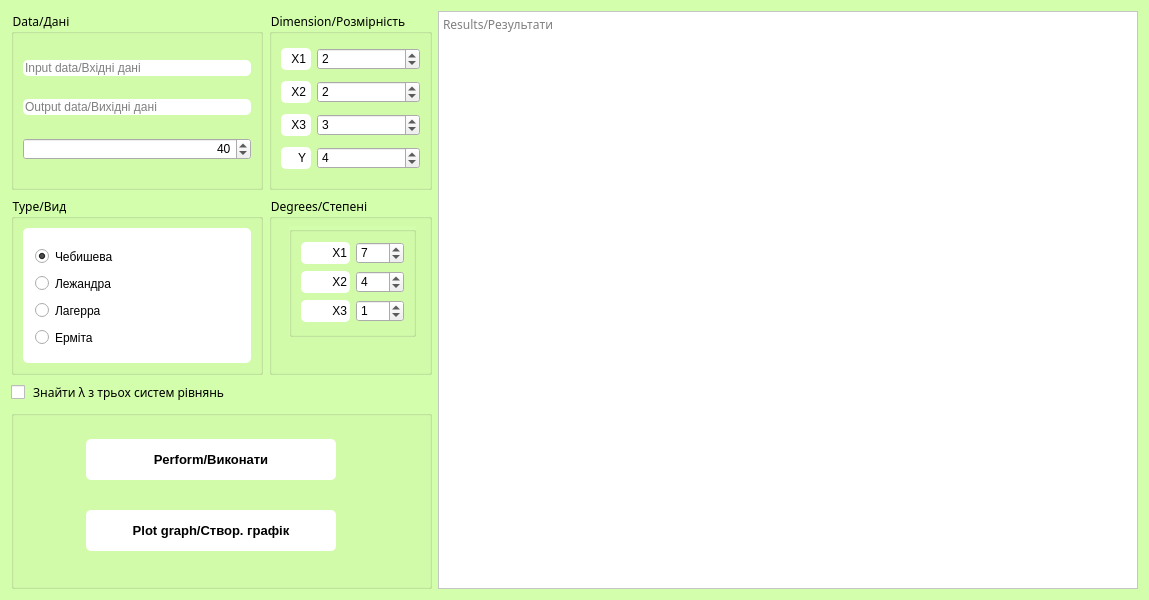
<?xml version="1.0" encoding="UTF-8"?>
<ui version="4.0">
 <class>Form</class>
 <widget class="QWidget" name="Form">
  <property name="geometry">
   <rect>
    <x>0</x>
    <y>0</y>
    <width>1149</width>
    <height>600</height>
   </rect>
  </property>
  <property name="palette">
   <palette>
    <active>
     <colorrole role="Button">
      <brush brushstyle="SolidPattern">
       <color alpha="255">
        <red>211</red>
        <green>254</green>
        <blue>171</blue>
       </color>
      </brush>
     </colorrole>
     <colorrole role="Base">
      <brush brushstyle="SolidPattern">
       <color alpha="255">
        <red>211</red>
        <green>254</green>
        <blue>171</blue>
       </color>
      </brush>
     </colorrole>
     <colorrole role="Window">
      <brush brushstyle="SolidPattern">
       <color alpha="255">
        <red>211</red>
        <green>254</green>
        <blue>171</blue>
       </color>
      </brush>
     </colorrole>
    </active>
    <inactive>
     <colorrole role="Button">
      <brush brushstyle="SolidPattern">
       <color alpha="255">
        <red>211</red>
        <green>254</green>
        <blue>171</blue>
       </color>
      </brush>
     </colorrole>
     <colorrole role="Base">
      <brush brushstyle="SolidPattern">
       <color alpha="255">
        <red>211</red>
        <green>254</green>
        <blue>171</blue>
       </color>
      </brush>
     </colorrole>
     <colorrole role="Window">
      <brush brushstyle="SolidPattern">
       <color alpha="255">
        <red>211</red>
        <green>254</green>
        <blue>171</blue>
       </color>
      </brush>
     </colorrole>
    </inactive>
    <disabled>
     <colorrole role="Button">
      <brush brushstyle="SolidPattern">
       <color alpha="255">
        <red>211</red>
        <green>254</green>
        <blue>171</blue>
       </color>
      </brush>
     </colorrole>
     <colorrole role="Base">
      <brush brushstyle="SolidPattern">
       <color alpha="255">
        <red>211</red>
        <green>254</green>
        <blue>171</blue>
       </color>
      </brush>
     </colorrole>
     <colorrole role="Window">
      <brush brushstyle="SolidPattern">
       <color alpha="255">
        <red>211</red>
        <green>254</green>
        <blue>171</blue>
       </color>
      </brush>
     </colorrole>
    </disabled>
   </palette>
  </property>
  <property name="font">
   <font>
    <family>Microsoft New Tai Lue</family>
    <weight>50</weight>
    <bold>false</bold>
   </font>
  </property>
  <property name="windowTitle">
   <string>Form1</string>
  </property>
  <property name="autoFillBackground">
   <bool>false</bool>
  </property>
  <property name="styleSheet">
   <string notr="true">background-color: rgb(211, 254, 171)</string>
  </property>
  <layout class="QGridLayout" name="gridLayout_2">
   <property name="sizeConstraint">
    <enum>QLayout::SetNoConstraint</enum>
   </property>
   <item row="0" column="1">
    <widget class="QGroupBox" name="groupBox_2">
     <property name="sizePolicy">
      <sizepolicy hsizetype="Fixed" vsizetype="Preferred">
       <horstretch>0</horstretch>
       <verstretch>0</verstretch>
      </sizepolicy>
     </property>
     <property name="palette">
      <palette>
       <active>
        <colorrole role="Button">
         <brush brushstyle="SolidPattern">
          <color alpha="0">
           <red>255</red>
           <green>178</green>
           <blue>102</blue>
          </color>
         </brush>
        </colorrole>
        <colorrole role="Base">
         <brush brushstyle="SolidPattern">
          <color alpha="0">
           <red>255</red>
           <green>178</green>
           <blue>102</blue>
          </color>
         </brush>
        </colorrole>
        <colorrole role="Window">
         <brush brushstyle="SolidPattern">
          <color alpha="0">
           <red>255</red>
           <green>178</green>
           <blue>102</blue>
          </color>
         </brush>
        </colorrole>
       </active>
       <inactive>
        <colorrole role="Button">
         <brush brushstyle="SolidPattern">
          <color alpha="0">
           <red>255</red>
           <green>178</green>
           <blue>102</blue>
          </color>
         </brush>
        </colorrole>
        <colorrole role="Base">
         <brush brushstyle="SolidPattern">
          <color alpha="0">
           <red>255</red>
           <green>178</green>
           <blue>102</blue>
          </color>
         </brush>
        </colorrole>
        <colorrole role="Window">
         <brush brushstyle="SolidPattern">
          <color alpha="0">
           <red>255</red>
           <green>178</green>
           <blue>102</blue>
          </color>
         </brush>
        </colorrole>
       </inactive>
       <disabled>
        <colorrole role="Button">
         <brush brushstyle="SolidPattern">
          <color alpha="0">
           <red>255</red>
           <green>178</green>
           <blue>102</blue>
          </color>
         </brush>
        </colorrole>
        <colorrole role="Base">
         <brush brushstyle="SolidPattern">
          <color alpha="0">
           <red>255</red>
           <green>178</green>
           <blue>102</blue>
          </color>
         </brush>
        </colorrole>
        <colorrole role="Window">
         <brush brushstyle="SolidPattern">
          <color alpha="0">
           <red>255</red>
           <green>178</green>
           <blue>102</blue>
          </color>
         </brush>
        </colorrole>
       </disabled>
      </palette>
     </property>
     <property name="styleSheet">
      <string notr="true">background-color: rgba(255, 178, 102, 0);</string>
     </property>
     <property name="title">
      <string>Dimension/Розмірність</string>
     </property>
     <layout class="QGridLayout" name="gridLayout_3">
      <item row="2" column="0">
       <widget class="QLabel" name="label_4">
        <property name="styleSheet">
         <string notr="true">background-color: rgb(255, 255, 255);
padding-right: 2px;
border-radius: 5px;</string>
        </property>
        <property name="text">
         <string>X3</string>
        </property>
        <property name="alignment">
         <set>Qt::AlignRight|Qt::AlignTrailing|Qt::AlignVCenter</set>
        </property>
       </widget>
      </item>
      <item row="0" column="1">
       <widget class="QSpinBox" name="x1_dim">
        <property name="styleSheet">
         <string notr="true">background-color: rgb(255);</string>
        </property>
        <property name="value">
         <number>2</number>
        </property>
       </widget>
      </item>
      <item row="0" column="0">
       <widget class="QLabel" name="label_2">
        <property name="maximumSize">
         <size>
          <width>30</width>
          <height>16777215</height>
         </size>
        </property>
        <property name="styleSheet">
         <string notr="true">background-color: rgb(255, 255, 255);
padding-right: 2px;
border-radius: 5px;</string>
        </property>
        <property name="text">
         <string>X1</string>
        </property>
        <property name="alignment">
         <set>Qt::AlignRight|Qt::AlignTrailing|Qt::AlignVCenter</set>
        </property>
       </widget>
      </item>
      <item row="3" column="1">
       <widget class="QSpinBox" name="y_dim">
        <property name="styleSheet">
         <string notr="true">background-color: rgb(255);</string>
        </property>
        <property name="value">
         <number>4</number>
        </property>
       </widget>
      </item>
      <item row="1" column="0">
       <widget class="QLabel" name="label_3">
        <property name="styleSheet">
         <string notr="true">background-color: rgb(255, 255, 255);
padding-right: 2px;
border-radius: 5px;</string>
        </property>
        <property name="text">
         <string>X2</string>
        </property>
        <property name="alignment">
         <set>Qt::AlignRight|Qt::AlignTrailing|Qt::AlignVCenter</set>
        </property>
       </widget>
      </item>
      <item row="3" column="0">
       <widget class="QLabel" name="label_5">
        <property name="styleSheet">
         <string notr="true">background-color: rgb(255, 255, 255);
padding-right: 2px;
border-radius: 5px;</string>
        </property>
        <property name="text">
         <string>Y</string>
        </property>
        <property name="alignment">
         <set>Qt::AlignRight|Qt::AlignTrailing|Qt::AlignVCenter</set>
        </property>
       </widget>
      </item>
      <item row="1" column="1">
       <widget class="QSpinBox" name="x2_dim">
        <property name="styleSheet">
         <string notr="true">background-color: rgb(255);</string>
        </property>
        <property name="value">
         <number>2</number>
        </property>
       </widget>
      </item>
      <item row="2" column="1">
       <widget class="QSpinBox" name="x3_dim">
        <property name="styleSheet">
         <string notr="true">background-color: rgb(255);</string>
        </property>
        <property name="value">
         <number>3</number>
        </property>
       </widget>
      </item>
     </layout>
    </widget>
   </item>
   <item row="0" column="0">
    <widget class="QGroupBox" name="groupBox">
     <property name="enabled">
      <bool>true</bool>
     </property>
     <property name="palette">
      <palette>
       <active>
        <colorrole role="Button">
         <brush brushstyle="SolidPattern">
          <color alpha="0">
           <red>255</red>
           <green>244</green>
           <blue>75</blue>
          </color>
         </brush>
        </colorrole>
        <colorrole role="Base">
         <brush brushstyle="SolidPattern">
          <color alpha="0">
           <red>255</red>
           <green>244</green>
           <blue>75</blue>
          </color>
         </brush>
        </colorrole>
        <colorrole role="Window">
         <brush brushstyle="SolidPattern">
          <color alpha="0">
           <red>255</red>
           <green>244</green>
           <blue>75</blue>
          </color>
         </brush>
        </colorrole>
       </active>
       <inactive>
        <colorrole role="Button">
         <brush brushstyle="SolidPattern">
          <color alpha="0">
           <red>255</red>
           <green>244</green>
           <blue>75</blue>
          </color>
         </brush>
        </colorrole>
        <colorrole role="Base">
         <brush brushstyle="SolidPattern">
          <color alpha="0">
           <red>255</red>
           <green>244</green>
           <blue>75</blue>
          </color>
         </brush>
        </colorrole>
        <colorrole role="Window">
         <brush brushstyle="SolidPattern">
          <color alpha="0">
           <red>255</red>
           <green>244</green>
           <blue>75</blue>
          </color>
         </brush>
        </colorrole>
       </inactive>
       <disabled>
        <colorrole role="Button">
         <brush brushstyle="SolidPattern">
          <color alpha="0">
           <red>255</red>
           <green>244</green>
           <blue>75</blue>
          </color>
         </brush>
        </colorrole>
        <colorrole role="Base">
         <brush brushstyle="SolidPattern">
          <color alpha="0">
           <red>255</red>
           <green>244</green>
           <blue>75</blue>
          </color>
         </brush>
        </colorrole>
        <colorrole role="Window">
         <brush brushstyle="SolidPattern">
          <color alpha="0">
           <red>255</red>
           <green>244</green>
           <blue>75</blue>
          </color>
         </brush>
        </colorrole>
       </disabled>
      </palette>
     </property>
     <property name="focusPolicy">
      <enum>Qt::WheelFocus</enum>
     </property>
     <property name="layoutDirection">
      <enum>Qt::LeftToRight</enum>
     </property>
     <property name="styleSheet">
      <string notr="true">max-width: 250px;
background-color: rgba(255, 244, 75, 0)</string>
     </property>
     <property name="title">
      <string>Data/Дані</string>
     </property>
     <layout class="QVBoxLayout" name="verticalLayout_2">
      <property name="sizeConstraint">
       <enum>QLayout::SetNoConstraint</enum>
      </property>
      <item>
       <widget class="QLineEdit" name="line_input">
        <property name="styleSheet">
         <string notr="true">background-color: rgb(255);
border-radius: 5px;</string>
        </property>
        <property name="text">
         <string/>
        </property>
        <property name="placeholderText">
         <string>Input data/Вхідні дані</string>
        </property>
       </widget>
      </item>
      <item>
       <widget class="QLineEdit" name="line_output">
        <property name="styleSheet">
         <string notr="true">background-color: rgb(255);
border-radius: 5px;</string>
        </property>
        <property name="text">
         <string/>
        </property>
        <property name="placeholderText">
         <string>Output data/Вихідні дані</string>
        </property>
       </widget>
      </item>
      <item>
       <widget class="QSpinBox" name="sample_spin">
        <property name="sizePolicy">
         <sizepolicy hsizetype="Minimum" vsizetype="Fixed">
          <horstretch>0</horstretch>
          <verstretch>0</verstretch>
         </sizepolicy>
        </property>
        <property name="maximumSize">
         <size>
          <width>252</width>
          <height>16777215</height>
         </size>
        </property>
        <property name="layoutDirection">
         <enum>Qt::LeftToRight</enum>
        </property>
        <property name="styleSheet">
         <string notr="true">background-color: rgb(255);
position: absolute;
right: 20px;</string>
        </property>
        <property name="alignment">
         <set>Qt::AlignRight|Qt::AlignTrailing|Qt::AlignVCenter</set>
        </property>
        <property name="maximum">
         <number>99999</number>
        </property>
        <property name="value">
         <number>40</number>
        </property>
       </widget>
      </item>
     </layout>
    </widget>
   </item>
   <item row="1" column="0">
    <widget class="QGroupBox" name="groupBox_5">
     <property name="title">
      <string>Type/Вид</string>
     </property>
     <layout class="QHBoxLayout" name="horizontalLayout">
      <item>
       <widget class="QGroupBox" name="groupBox_3">
        <property name="styleSheet">
         <string notr="true">background-color: rgb(255, 255, 255);
border-radius: 5px;</string>
        </property>
        <property name="title">
         <string/>
        </property>
        <layout class="QVBoxLayout" name="verticalLayout">
         <item>
          <widget class="QRadioButton" name="radio_cheb">
           <property name="styleSheet">
            <string notr="true">background-color: rgb(255, 255, 255);
padding-right: 2px;
border-radius: 5px;</string>
           </property>
           <property name="text">
            <string>Чебишева</string>
           </property>
           <property name="checked">
            <bool>true</bool>
           </property>
          </widget>
         </item>
         <item>
          <widget class="QRadioButton" name="radio_legend">
           <property name="styleSheet">
            <string notr="true">background-color: rgb(255, 255, 255);
padding-right: 2px;
border-radius: 5px;</string>
           </property>
           <property name="text">
            <string>Лежандра</string>
           </property>
          </widget>
         </item>
         <item>
          <widget class="QRadioButton" name="radio_lagg">
           <property name="styleSheet">
            <string notr="true">background-color: rgb(255, 255, 255);
padding-right: 2px;
border-radius: 5px;</string>
           </property>
           <property name="text">
            <string>Лагерра</string>
           </property>
          </widget>
         </item>
         <item>
          <widget class="QRadioButton" name="radio_herm">
           <property name="styleSheet">
            <string notr="true">background-color: rgb(255, 255, 255);
padding-right: 2px;
border-radius: 5px;</string>
           </property>
           <property name="text">
            <string>Ерміта</string>
           </property>
          </widget>
         </item>
        </layout>
       </widget>
      </item>
     </layout>
    </widget>
   </item>
   <item row="3" column="0" colspan = "2">
    <widget class="QGroupBox" name="groupBox_7">
     <property name="title">
      <string/>
     </property>
     <widget class="QPushButton" name="exec_button">
      <property name="geometry">
       <rect>
        <x>75</x>
        <y>29</y>
        <!--170:2 = 85, 85-37 = 48, 48/2 = 24-->
        <width>250</width>
        <height>41</height>
       </rect>
      </property>
      <property name="minimumSize">
       <size>
        <width>0</width>
        <height>32</height>
       </size>
      </property>
      <property name="baseSize">
       <size>
        <width>1</width>
        <height>32</height>
       </size>
      </property>
      <property name="font">
       <font>
        <pointsize>10</pointsize>
        <weight>100</weight>
        <bold>true</bold>
       </font>
      </property>
      <property name="autoFillBackground">
       <bool>false</bool>
      </property>
      <property name="styleSheet">
       <string notr="true">background-color: rgb(255, 255, 255);
border-radius: 5px;</string>
      </property>
      <property name="text">
       <string>Perform/Виконати</string>
      </property>
      <property name="default">
       <bool>true</bool>
      </property>
      <property name="flat">
       <bool>false</bool>
      </property>
     </widget>
     <widget class="QPushButton" name="plot_button">
      <property name="enabled">
       <bool>true</bool>
      </property>
      <property name="geometry">
       <rect>
        <x>75</x>
        <y>100</y>
        <width>250</width>
        <height>41</height>
       </rect>
      </property>
      <property name="sizePolicy">
       <sizepolicy hsizetype="Fixed" vsizetype="Fixed">
        <horstretch>0</horstretch>
        <verstretch>0</verstretch>
       </sizepolicy>
      </property>
      <property name="minimumSize">
       <size>
        <width>100</width>
        <height>32</height>
       </size>
      </property>
      <property name="baseSize">
       <size>
        <width>0</width>
        <height>0</height>
       </size>
      </property>
      <property name="font">
       <font>
        <pointsize>10</pointsize>
        <weight>100</weight>
        <bold>true</bold>
       </font>
      </property>
      <property name="styleSheet">
       <string notr="true">background-color: rgb(255, 255, 255);
border-radius: 5px;</string>
      </property>
      <property name="text">
       <string>Plot graph/Створ. графік</string>
      </property>
     </widget>
    </widget>
   </item>
   <item row="1" column="1">
    <widget class="QGroupBox" name="groupBox_4">
     <property name="title">
      <string>Degrees/Степені</string>
     </property>
     <widget class="QGroupBox" name="groupBox_6">
      <property name="geometry">
       <rect>
        <x>20</x>
        <y>30</y>
        <width>127</width>
        <height>111</height>
       </rect>
      </property>
      <property name="styleSheet">
       <string notr="true"/>
      </property>
      <property name="title">
       <string/>
      </property>
      <layout class="QGridLayout" name="gridLayout_4">
       <item row="0" column="1">
        <widget class="QSpinBox" name="x1_deg">
         <property name="styleSheet">
          <string notr="true">background-color: rgb(255);</string>
         </property>
         <property name="value">
          <number>7</number>
         </property>
        </widget>
       </item>
       <item row="1" column="1">
        <widget class="QSpinBox" name="x2_deg">
         <property name="styleSheet">
          <string notr="true">background-color: rgb(255);</string>
         </property>
         <property name="value">
          <number>4</number>
         </property>
        </widget>
       </item>
       <item row="2" column="1">
        <widget class="QSpinBox" name="x3_deg">
         <property name="styleSheet">
          <string notr="true">background-color: rgb(255);</string>
         </property>
         <property name="value">
          <number>1</number>
         </property>
        </widget>
       </item>
       <item row="2" column="0">
        <widget class="QLabel" name="label_7">
         <property name="styleSheet">
          <string notr="true">background-color: rgb(255,255,255);
border-radius: 5px;
padding-left: 2px;</string>
         </property>
         <property name="text">
          <string>X3</string>
         </property>
         <property name="alignment">
          <set>Qt::AlignRight|Qt::AlignTrailing|Qt::AlignVCenter</set>
         </property>
        </widget>
       </item>
       <item row="0" column="0">
        <widget class="QLabel" name="label_6">
         <property name="styleSheet">
          <string notr="true">background-color: rgb(255,255,255);
border-radius: 5px;
padding-left: 2px;</string>
         </property>
         <property name="text">
          <string>X1</string>
         </property>
         <property name="alignment">
          <set>Qt::AlignRight|Qt::AlignTrailing|Qt::AlignVCenter</set>
         </property>
        </widget>
       </item>
       <item row="1" column="0">
        <widget class="QLabel" name="label_8">
         <property name="styleSheet">
          <string notr="true">background-color: rgb(255,255,255);
border-radius: 5px;
padding-left: 2px;</string>
         </property>
         <property name="text">
          <string>X2</string>
         </property>
         <property name="alignment">
          <set>Qt::AlignRight|Qt::AlignTrailing|Qt::AlignVCenter</set>
         </property>
        </widget>
       </item>
      </layout>
     </widget>
    </widget>
   </item>
   <item row="0" column="2" rowspan="4">
    <widget class="QTextBrowser" name="results_field">
     <property name="autoFillBackground">
      <bool>false</bool>
     </property>
     <property name="styleSheet">
      <string notr="true">background-color: rgb(255, 255, 255);</string>
     </property>
     <property name="lineWrapMode">
      <enum>QTextEdit::NoWrap</enum>
     </property>
     <property name="readOnly">
      <bool>true</bool>
     </property>
     <property name="html">
      <string>&lt;!DOCTYPE HTML PUBLIC &quot;-//W3C//DTD HTML 4.0//EN&quot; &quot;http://www.w3.org/TR/REC-html40/strict.dtd&quot;&gt;
&lt;html&gt;&lt;head&gt;&lt;meta name=&quot;qrichtext&quot; content=&quot;1&quot; /&gt;&lt;style type=&quot;text/css&quot;&gt;
p, li { white-space: pre-wrap; }
&lt;/style&gt;&lt;/head&gt;&lt;body style=&quot; font-family:'.AppleSystemUIFont'; font-size:13pt; font-weight:400; font-style:normal;&quot;&gt;
&lt;p style=&quot;-qt-paragraph-type:empty; margin-top:0px; margin-bottom:0px; margin-left:0px; margin-right:0px; -qt-block-indent:0; text-indent:0px; font-family:'.Menio Regular'; font-size:10pt;&quot;&gt;&lt;br /&gt;&lt;/p&gt;&lt;/body&gt;&lt;/html&gt;</string>
     </property>
     <property name="placeholderText">
      <string>Results/Результати</string>
     </property>
    </widget>
   </item>
   <!-- <item row="1" column="0">
    <widget class="QGroupBox" name="groupBox_8">
     <property name="minimumSize">
      <size>
       <width>0</width>
       <height>90</height>
      </size>
     </property>
     <property name="title">
      <string>Ваги</string>
     </property>
     <widget class="QRadioButton" name="radio_avg">
      <property name="geometry">
       <rect>
        <x>10</x>
        <y>30</y>
        <width>221</width>
        <height>20</height>
       </rect>
      </property>
      <property name="text">
       <string>Середнє арифметичне</string>
      </property>
      <property name="checked">
       <bool>true</bool>
      </property>
     </widget>
     <widget class="QRadioButton" name="radio_norm">
      <property name="geometry">
       <rect>
        <x>10</x>
        <y>60</y>
        <width>221</width>
        <height>20</height>
       </rect>
      </property>
      <property name="text">
       <string>Нормоване значення</string>
      </property>
     </widget>
    </widget>
   </item> -->
   <item row="2" column="0" colspan = "2">
    <widget class="QCheckBox" name="lambda_check">
     <property name="autoFillBackground">
      <bool>false</bool>
     </property>
     <property name="styleSheet">
      <string notr="true">background-color: rgb(255); </string>
     </property>
     <property name="text">
      <string> Знайти λ з трьох систем рівнянь</string>
     </property>
    </widget>
   </item>
  </layout>
 </widget>
 <tabstops>
  <tabstop>radio_cheb</tabstop>
  <tabstop>radio_legend</tabstop>
  <tabstop>radio_lagg</tabstop>
  <tabstop>radio_herm</tabstop>
  <tabstop>x1_dim</tabstop>
  <tabstop>x2_dim</tabstop>
  <tabstop>x3_dim</tabstop>
  <tabstop>y_dim</tabstop>
  <tabstop>line_input</tabstop>
  <tabstop>line_output</tabstop>
  <tabstop>results_field</tabstop>
 </tabstops>
 <resources/>
 <connections>
  <connection>
   <sender>sample_spin</sender>
   <signal>valueChanged(int)</signal>
   <receiver>Form</receiver>
   <slot>samples_modified(int)</slot>
   <hints>
    <hint type="sourcelabel">
     <x>248</x>
     <y>138</y>
    </hint>
    <hint type="destinationlabel">
     <x>309</x>
     <y>199</y>
    </hint>
   </hints>
  </connection>
  <connection>
   <sender>x1_dim</sender>
   <signal>valueChanged(int)</signal>
   <receiver>Form</receiver>
   <slot>dimension_modified(int)</slot>
   <hints>
    <hint type="sourcelabel">
     <x>361</x>
     <y>44</y>
    </hint>
    <hint type="destinationlabel">
     <x>309</x>
     <y>199</y>
    </hint>
   </hints>
  </connection>
  <connection>
   <sender>x2_dim</sender>
   <signal>valueChanged(int)</signal>
   <receiver>Form</receiver>
   <slot>dimension_modified(int)</slot>
   <hints>
    <hint type="sourcelabel">
     <x>361</x>
     <y>78</y>
    </hint>
    <hint type="destinationlabel">
     <x>309</x>
     <y>199</y>
    </hint>
   </hints>
  </connection>
  <connection>
   <sender>x3_dim</sender>
   <signal>valueChanged(int)</signal>
   <receiver>Form</receiver>
   <slot>dimension_modified(int)</slot>
   <hints>
    <hint type="sourcelabel">
     <x>361</x>
     <y>112</y>
    </hint>
    <hint type="destinationlabel">
     <x>309</x>
     <y>199</y>
    </hint>
   </hints>
  </connection>
  <connection>
   <sender>radio_cheb</sender>
   <signal>toggled(bool)</signal>
   <receiver>Form</receiver>
   <slot>type_modified(bool)</slot>
   <hints>
    <hint type="sourcelabel">
     <x>831</x>
     <y>65</y>
    </hint>
    <hint type="destinationlabel">
     <x>309</x>
     <y>199</y>
    </hint>
   </hints>
  </connection>
  <connection>
   <sender>radio_herm</sender>
   <signal>toggled(bool)</signal>
   <receiver>Form</receiver>
   <slot>type_modified(bool)</slot>
   <hints>
    <hint type="sourcelabel">
     <x>831</x>
     <y>134</y>
    </hint>
    <hint type="destinationlabel">
     <x>309</x>
     <y>199</y>
    </hint>
   </hints>
  </connection>
  <connection>
   <sender>radio_lagg</sender>
   <signal>toggled(bool)</signal>
   <receiver>Form</receiver>
   <slot>type_modified(bool)</slot>
   <hints>
    <hint type="sourcelabel">
     <x>831</x>
     <y>111</y>
    </hint>
    <hint type="destinationlabel">
     <x>309</x>
     <y>199</y>
    </hint>
   </hints>
  </connection>
  <connection>
   <sender>radio_legend</sender>
   <signal>toggled(bool)</signal>
   <receiver>Form</receiver>
   <slot>type_modified(bool)</slot>
   <hints>
    <hint type="sourcelabel">
     <x>831</x>
     <y>88</y>
    </hint>
    <hint type="destinationlabel">
     <x>309</x>
     <y>199</y>
    </hint>
   </hints>
  </connection>
  <connection>
   <sender>Form</sender>
   <signal>output_changed(QString)</signal>
   <receiver>line_output</receiver>
   <slot>setText(QString)</slot>
   <hints>
    <hint type="sourcelabel">
     <x>309</x>
     <y>199</y>
    </hint>
    <hint type="destinationlabel">
     <x>248</x>
     <y>98</y>
    </hint>
   </hints>
  </connection>
  <connection>
   <sender>Form</sender>
   <signal>input_changed(QString)</signal>
   <receiver>line_input</receiver>
   <slot>setText(QString)</slot>
   <hints>
    <hint type="sourcelabel">
     <x>309</x>
     <y>199</y>
    </hint>
    <hint type="destinationlabel">
     <x>248</x>
     <y>60</y>
    </hint>
   </hints>
  </connection>
  <connection>
   <sender>line_input</sender>
   <signal>textChanged(QString)</signal>
   <receiver>Form</receiver>
   <slot>input_modified(QString)</slot>
   <hints>
    <hint type="sourcelabel">
     <x>248</x>
     <y>60</y>
    </hint>
    <hint type="destinationlabel">
     <x>309</x>
     <y>199</y>
    </hint>
   </hints>
  </connection>
  <connection>
   <sender>line_output</sender>
   <signal>textChanged(QString)</signal>
   <receiver>Form</receiver>
   <slot>output_modified(QString)</slot>
   <hints>
    <hint type="sourcelabel">
     <x>248</x>
     <y>98</y>
    </hint>
    <hint type="destinationlabel">
     <x>309</x>
     <y>199</y>
    </hint>
   </hints>
  </connection>
  <connection>
   <sender>lambda_check</sender>
   <signal>toggled(bool)</signal>
   <receiver>Form</receiver>
   <slot>lambda_calc_method_changed(bool)</slot>
   <hints>
    <hint type="sourcelabel">
     <x>707</x>
     <y>227</y>
    </hint>
    <hint type="destinationlabel">
     <x>309</x>
     <y>199</y>
    </hint>
   </hints>
  </connection>
  <connection>
   <sender>y_dim</sender>
   <signal>valueChanged(int)</signal>
   <receiver>Form</receiver>
   <slot>dimension_modified(int)</slot>
   <hints>
    <hint type="sourcelabel">
     <x>378</x>
     <y>146</y>
    </hint>
    <hint type="destinationlabel">
     <x>311</x>
     <y>299</y>
    </hint>
   </hints>
  </connection>
  <connection>
   <sender>exec_button</sender>
   <signal>clicked()</signal>
   <receiver>Form</receiver>
   <slot>exec_clicked()</slot>
   <hints>
    <hint type="sourcelabel">
     <x>698</x>
     <y>76</y>
    </hint>
    <hint type="destinationlabel">
     <x>309</x>
     <y>199</y>
    </hint>
   </hints>
  </connection>
  <connection>
   <sender>plot_button</sender>
   <signal>clicked()</signal>
   <receiver>Form</receiver>
   <slot>plot_clicked()</slot>
   <hints>
    <hint type="sourcelabel">
     <x>698</x>
     <y>116</y>
    </hint>
    <hint type="destinationlabel">
     <x>309</x>
     <y>199</y>
    </hint>
   </hints>
  </connection>
  <!-- <connection>
   <sender>radio_avg</sender>
   <signal>toggled(bool)</signal>
   <receiver>Form</receiver>
   <slot>weights_modified(bool)</slot>
   <hints>
    <hint type="sourcelabel">
     <x>132</x>
     <y>205</y>
    </hint>
    <hint type="destinationlabel">
     <x>574</x>
     <y>299</y>
    </hint>
   </hints>
  </connection>
  <connection>
   <sender>radio_norm</sender>
   <signal>toggled(bool)</signal>
   <receiver>Form</receiver>
   <slot>weights_modified(bool)</slot>
   <hints>
    <hint type="sourcelabel">
     <x>132</x>
     <y>235</y>
    </hint>
    <hint type="destinationlabel">
     <x>574</x>
     <y>299</y>
    </hint>
   </hints>
  </connection> -->
  <connection> 
   <sender>x1_deg</sender>
   <signal>valueChanged(int)</signal>
   <receiver>Form</receiver>
   <slot>degree_modified(int)</slot>
   <hints>
    <hint type="sourcelabel">
     <x>1043</x>
     <y>54</y>
    </hint>
    <hint type="destinationlabel">
     <x>574</x>
     <y>299</y>
    </hint>
   </hints>
  </connection>
  <connection>
   <sender>x2_deg</sender>
   <signal>valueChanged(int)</signal>
   <receiver>Form</receiver>
   <slot>degree_modified(int)</slot>
   <hints>
    <hint type="sourcelabel">
     <x>1043</x>
     <y>84</y>
    </hint>
    <hint type="destinationlabel">
     <x>574</x>
     <y>299</y>
    </hint>
   </hints>
  </connection>
  <connection>
   <sender>x3_deg</sender>
   <signal>valueChanged(int)</signal>
   <receiver>Form</receiver>
   <slot>degree_modified(int)</slot>
   <hints>
    <hint type="sourcelabel">
     <x>1043</x>
     <y>114</y>
    </hint>
    <hint type="destinationlabel">
     <x>574</x>
     <y>299</y>
    </hint>
   </hints>
  </connection>
 </connections>
 <slots>
  <signal>input_changed(QString)</signal>
  <signal>output_changed(QString)</signal>
  <signal>x1_dim_changed(int)</signal>
  <signal>x2_dim_changed(int)</signal>
  <signal>x3_dim_changed(int)</signal>
  <signal>x1_deg_changed(int)</signal>
  <signal>x2_deg_changed(int)</signal>
  <signal>x3_deg_changed(int)</signal>
  <signal>type_cheb()</signal>
  <signal>type_lege()</signal>
  <signal>type_lagg()</signal>
  <signal>type_herm()</signal>
  <slot>input_clicked()</slot>
  <slot>output_clicked()</slot>
  <slot>samples_modified(int)</slot>
  <slot>dimension_modified(int)</slot>
  <slot>degree_modified(int)</slot>
  <slot>type_modified(bool)</slot>
  <slot>plot_clicked()</slot>
  <slot>exec_clicked()</slot>
  <slot>input_modified(QString)</slot>
  <slot>output_modified(QString)</slot>
  <slot>weights_modified(bool)</slot>
  <slot>lambda_calc_method_changed(bool)</slot>
  <slot>method_modified(bool)</slot>
 </slots>
</ui>
